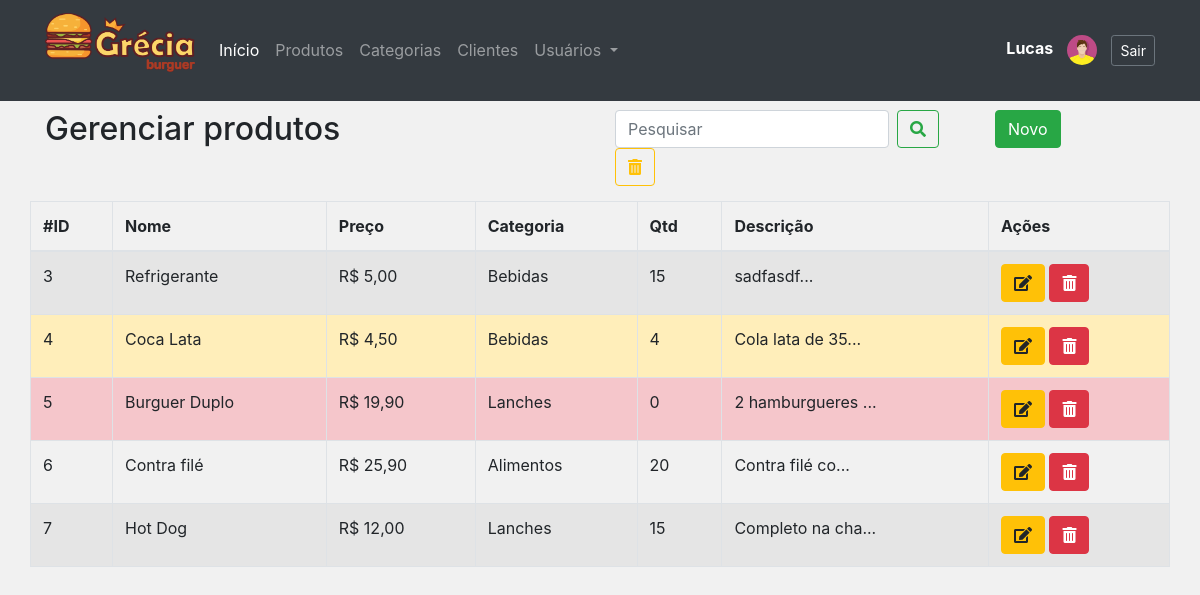
The app's page /admin/produtos.php (signed in), older data.
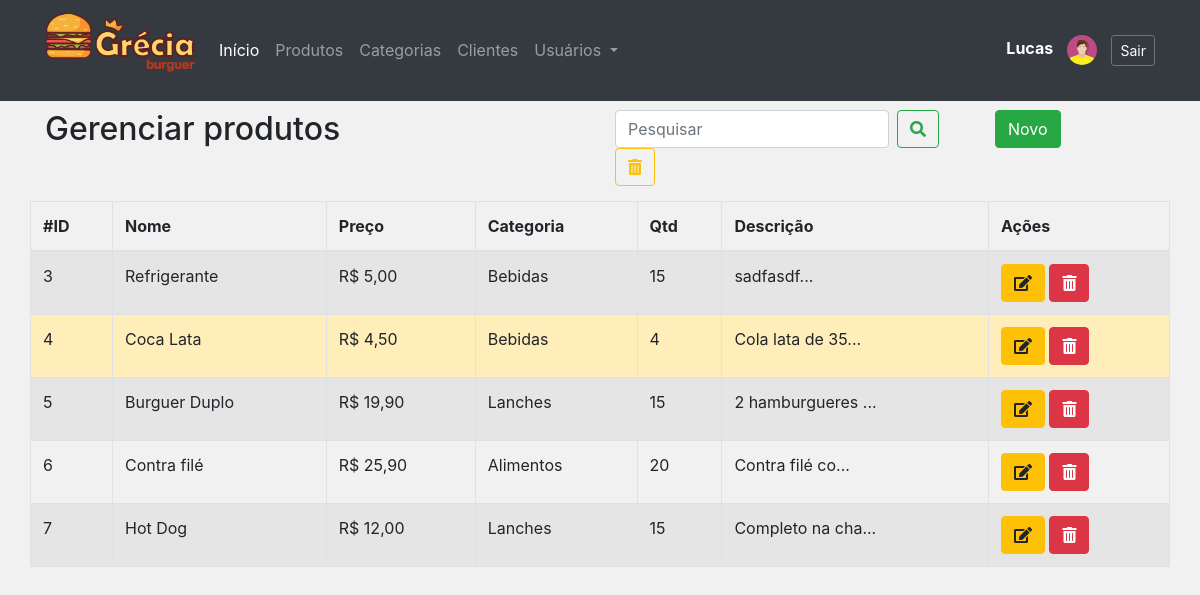
The same page, newer data.
### tables this page shows
CREATE TABLE `produtos` (
  `id` int NOT NULL AUTO_INCREMENT,
  `nome` varchar(45) NOT NULL,
  `preco` decimal(8,2) NOT NULL,
  `categoria` int NOT NULL,
  `qtd` int DEFAULT '0',
  `descricao` text,
  PRIMARY KEY (`id`),
  KEY `fk_categoria_idx` (`categoria`),
  CONSTRAINT `fk_categoria` FOREIGN KEY (`categoria`) REFERENCES `categorias` (`id`)
);

CREATE TABLE `categorias` (
  `id` int NOT NULL AUTO_INCREMENT,
  `nome` varchar(45) DEFAULT NULL,
  PRIMARY KEY (`id`)
);

### admin/classes/Conexao.php (called while the page is built, shortened)
<?php
class Conexao
{
	private $host;
	private $user;
	private $password;
	public function __construct() {
		$this->host = 'mysql:host=localhost;dbname=lanchonete_api';
		$this->user = 'root';
		$this->password = 'root';
	}
    public function conectar() {
    	try {
			$conn = new PDO(
							$this->host,
							$this->user,
							$this->password
						);
			return $conn;
		} catch (PDOException $e) {
			echo 'Erro na conexao. Erro reportado: ' . $e->getMessage();
			exit;
		}
    }
}

### admin/classes/ProdutoDAO.php (called while the page is built, shortened)
<?php
require_once 'Model.php';
class ProdutoDAO extends Model
{
    public function __construct()
    {
        $this->tabela = 'produtos';
        $this->class  = 'Produto';
    }
    public function listar($pesquisa = '')
    {
        if($pesquisa != '') {
            $sql = "SELECT * FROM {$this->tabela}
                    WHERE nome like '%{$pesquisa}%'
                        OR descricao like '%{$pesquisa}%'
                        OR qtd like '%{$pesquisa}%'";
        } else {
            $sql = "SELECT * FROM {$this->tabela}";
        }
        $stmt = $this->db->prepare($sql);
        $stmt->setFetchMode(PDO::FETCH_CLASS, $this->class);
        $stmt->execute();
        return $stmt->fetchAll();
    }
}

### admin/classes/Model.php (called while the page is built, shortened)
<?php
require 'Conexao.php';
class Model
{
	protected $tabela;
	protected $class;
	protected $db;
	public function __construct()
	{
		$conexao = new Conexao();
		$this->db = $conexao->conectar();
	}
    public function get($id)
    {
    	$sql = "SELECT * FROM {$this->tabela} WHERE id = {$id}";
    	$stmt = $this->db->prepare($sql);
    	$stmt->setFetchMode(PDO::FETCH_CLASS, $this->class);
    	$stmt->execute();
    	return $stmt->fetch();
    }
}

### admin/classes/Produto.php (called while the page is built, shortened)
<?php
class Produto
{
	private $id;
	private $nome;
	private $preco;
	private $categoria;
    private $qtd;
    private $descricao;
    public function getId()
    {
        return $this->id;
    }
    public function getNome()
    {
        return $this->nome;
    }
    public function getPreco()
    {
        return number_format($this->preco, 2, ',','.');
    }
    public function getCategoria()
    {
        return $this->categoria;
    }
    public function getQtd()
    {
        return $this->qtd;
    }
    public function getDescricao()
    {
        return $this->descricao;
    }
}

### admin/classes/CategoriaDAO.php (called while the page is built, shortened)
<?php
require_once 'Model.php';
class CategoriaDAO extends Model
{
    public function __construct() {
    	$this->tabela = 'categorias';
    	$this->class = 'Categoria';
    }
}

### admin/classes/Categoria.php (called while the page is built, shortened)
<?php
class Categoria
{
   private $nome;
    public function getNome()
    {
        return $this->nome;
    }
}

### admin/includes/funcoes.php (called while the page is built, shortened)
<?php
function retornaControle($controle = '')
{
	$permissoes = [];
	foreach($_SESSION['permissoes'] as $key => $data) {
	    if(array_search($controle, $_SESSION['permissoes'][$key])) {
			$permissoes = $_SESSION['permissoes'][$key];
			break;
		}
	}
	return $permissoes;
}

### admin/produtos.php (the view, shortened to what the changed rows need)
<?php include './layout/header.php'; ?>
<?php include './layout/menu.php'; ?>
<?php
$permissoes = retornaControle('produto');
require 'classes/Categoria.php';
require 'classes/Produto.php';
require 'classes/CategoriaDAO.php';
require 'classes/ProdutoDAO.php';
$produtoDAO = new ProdutoDAO();
$categoriaDAO = new CategoriaDAO();
if(isset($_GET['pesquisa']) && $_GET['pesquisa'] != '') {
	$produtos = $produtoDAO->listar($_GET['pesquisa']);
} else {
	$produtos = $produtoDAO->listar();
}
?>
<div class="row" style="margin-top:40px">
	<div class="col-6">
		<h2>Gerenciar produtos</h2>
	</div>
</div>
<div class="row">
	<table class="table table-hover table-bordered table-striped table-responsive-lg">
		<thead>
			<tr>
				<th>#ID</th>
				<th>Nome</th>
				<th>Preço</th>
				<th>Categoria</th>
				<th>Qtd</th>
				<th>Descrição</th>
				<th>Ações</th>
			</tr>
		</thead>
		<tbody>
			<?php foreach($produtos as $produto){
				$categoria = $categoriaDAO->get($produto->getCategoria());
			?>
			<tr
				<?php if($produto->getQtd() < 1) {
					echo 'class="table-danger"';
				} else if($produto->getQtd() < 5) {
					echo 'class="table-warning"';
				}
				?>
			>
				<td><?= $produto->getId() ?></td>
				<td><?= $produto->getNome() ?></td>
				<td>R$ <?= $produto->getPreco() ?></td>
				<td><?= $categoria->getNome() ?></td>
				<td><?= $produto->getQtd() ?></td>
				<td data-toggle="tooltip" title="<?= ($produto->getDescricao() != '' ? $produto->getDescricao() : ''); ?>"><?= ($produto->getDescricao() != '' ? substr($produto->getDescricao(),0,15).'...' : ''); ?></td>
				<td>
					<?php if($permissoes['update'] || $permissoes['show']): ?>
					<a href="form_produto.php?id=<?= $produto->getId() ?>" class="btn btn-warning" data-toggle="tooltip" title="Exibir/Editar produto">
						<i class="fas fa-edit"></i>
					</a>
					<?php endif; ?>
					<?php if($permissoes['delete']): ?>
					<a href="controle_produto.php?acao=deletar&id=<?= $produto->getId() ?>" onclick="return confirm('Deseja realmente excluir?')" class="btn btn-danger" data-toggle="tooltip" title="Excluir produto">
						<i class="fas fa-trash-alt"></i>
					</a>
					<?php endif; ?>
				</td>
			</tr>
			<?php } ?>
		</tbody>
	</table>
</div>
<?php include './layout/footer.php'; ?>

Row changes from the older to the newer data that the page shows:
changed produtos "Burguer Duplo": qtd "0" → "15"
